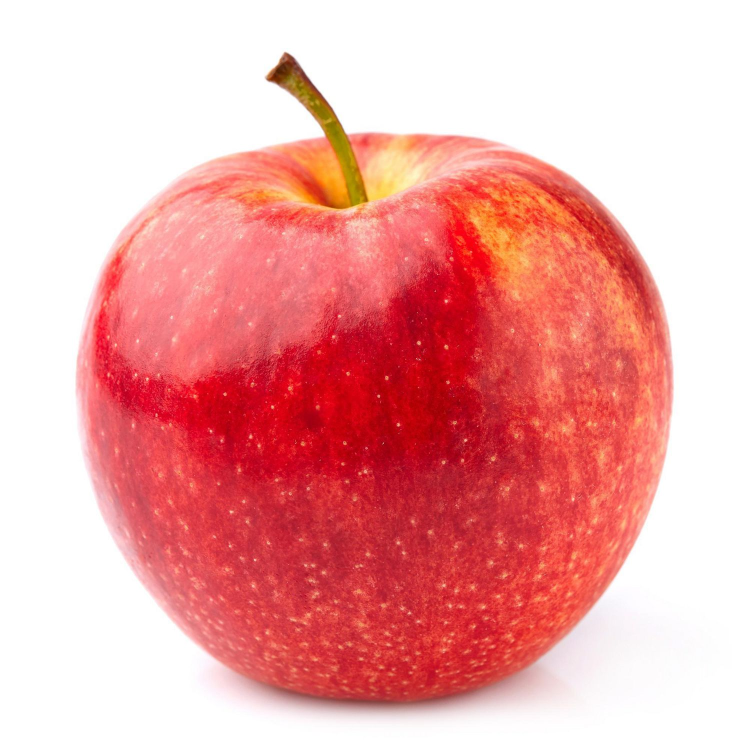
#> input picture apple.jpg, 1500 x 1500 px (shown at 1/2 size)
$ python filtergram.py
#> lines starting #> are read from the running program, lines starting #| are printed output that depends on the picture
#> the answer given: apple.jpg
### filters.py
from PIL import Image
import sys

#       Parameters: The name of the file to be opened (string)
#       Returns: The image object with the opened file.
def load_img(filename):
#> called with filename = 'apple.jpg'
    imgObject = Image.open(filename)
#> imgObject is the input picture: PIL image 1500x1500 RGB; mean R, G, B 239.1, 167, 166.4
    return imgObject

#       Parameters: The image object to display.
#       Returns: nothing.
def show_img(imgObject):
    imgObject.show()


#       Parameters: The image object to save, the name to save the file as (string)
#       Returns: nothing.
def save_img(imgObject, newImageName): #newImageName = name given to image
    imgObject.save(newImageName, "jpeg")
    show_img(imgObject)


#       Parameters: The image object to apply the filter to.
#       Returns: A New Image object with the filter applied.
# [20 lines left out: function obamicon, not called in this run]

def orange(imgObject):
    imgHeight = imgObject.size
#> imgHeight = (1500, 1500)
    numPixels = imgObject.getdata()
    newPixelList = []
    x = 0
    for i in numPixels:
        pixel = numPixels[x]
        intensity = pixel[0] + pixel[1] + pixel[2]
        if intensity < 182:
            newPixelList.append((206, 138, 20))
        elif intensity >= 182 and intensity <= 364:
            newPixelList.append((247, 156, 0))
        elif intensity > 364 and intensity <= 546:
            newPixelList.append((239, 173, 59))
        elif intensity > 546:
            newPixelList.append((237, 205, 151))
        x += 1
#> after the loop, newPixelList = 2250000 items; x = 2250000
    newImage = Image.new("RGB", imgHeight)
#> newImage: PIL image 1500x1500 RGB; every value is 0
    newImage.putdata(newPixelList)
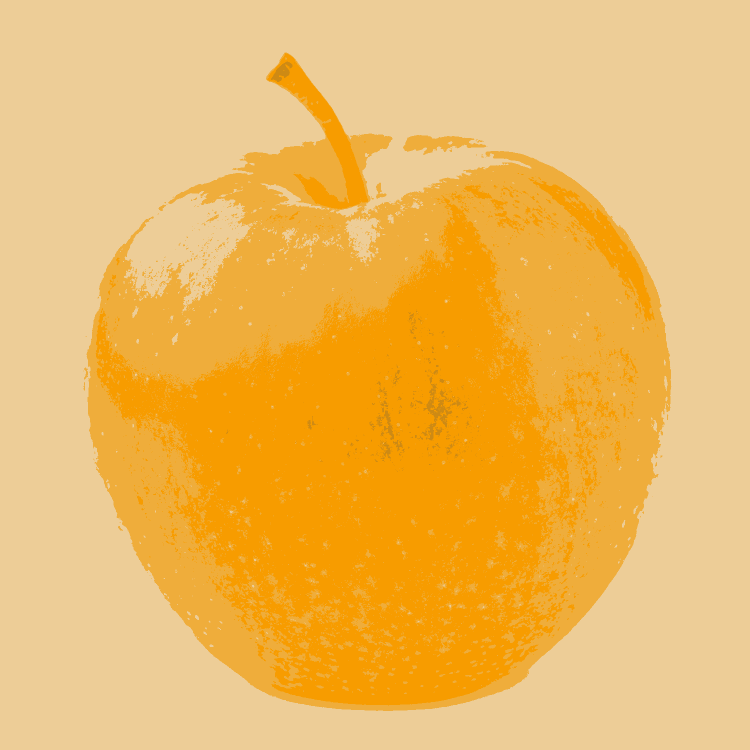
#> newImage: PIL image 1500x1500 RGB (shown at 1/2 size); mean R, G, B 239.6, 186.5, 95.6
    return newImage

#According to all known laws of aviation, a bee should not be able to fly, yet it still does, because it does not care what humans think.
#Yellow, black, yellow, black, yellow, black, you know what i think im going to spice things up today.
# [44 lines left out: functions greyscale, asci, not called in this run]
    # image = ''.join(newPixelList)
    # print(image)

### filtergram.py
import filters

def main():
    filename = input("Enter the image name you want to edit: ")

    img = filters.load_img(filename)


    newImage = filters.orange(img)
    filters.show_img(newImage)
    filters.save_img(newImage, "newBanana.jpeg")


# -------------------- #
#    DO NOT TOUCH      #
# -------------------- #
if __name__ == "__main__":
    main()
